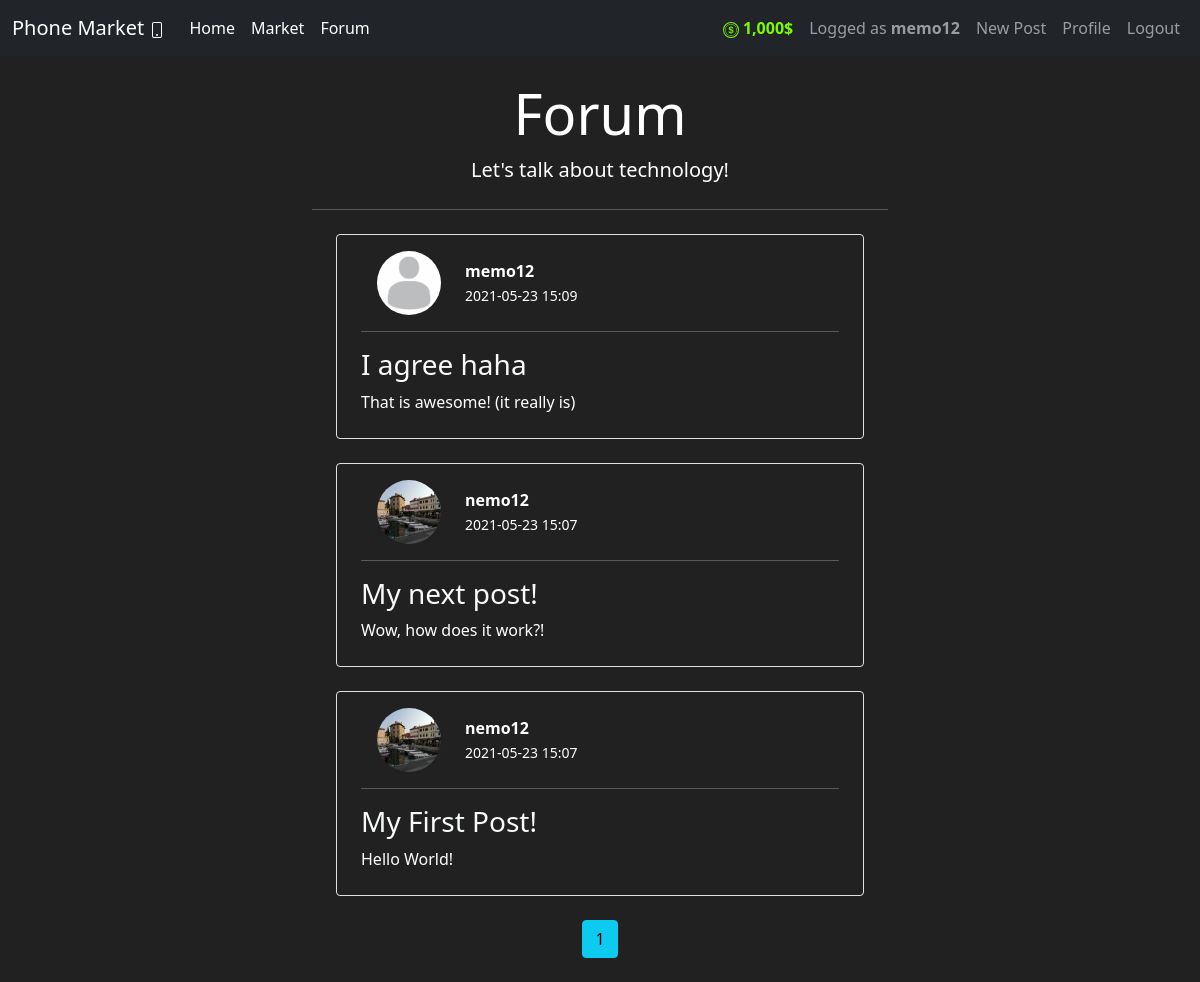
The app's page /forum (signed in), older data.
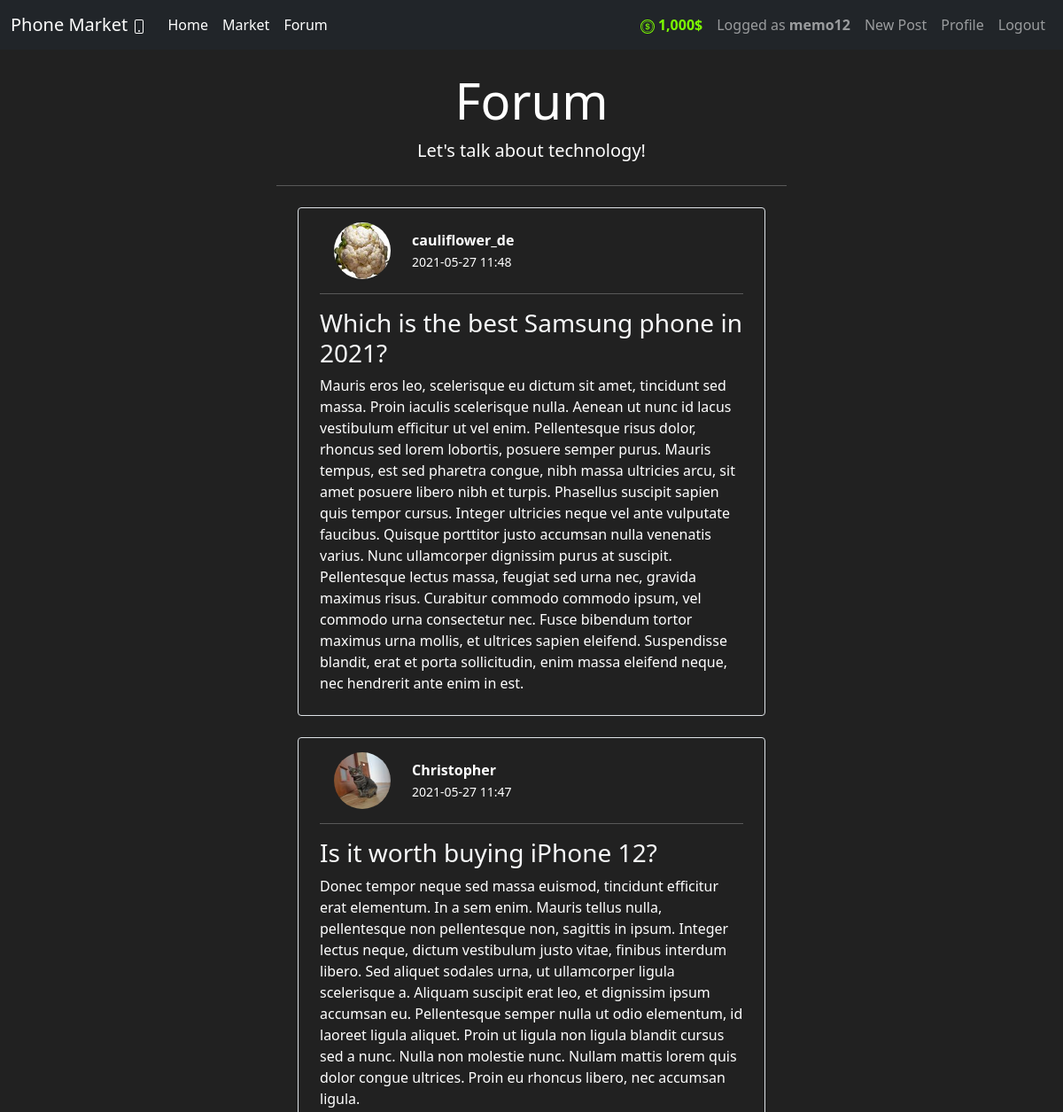
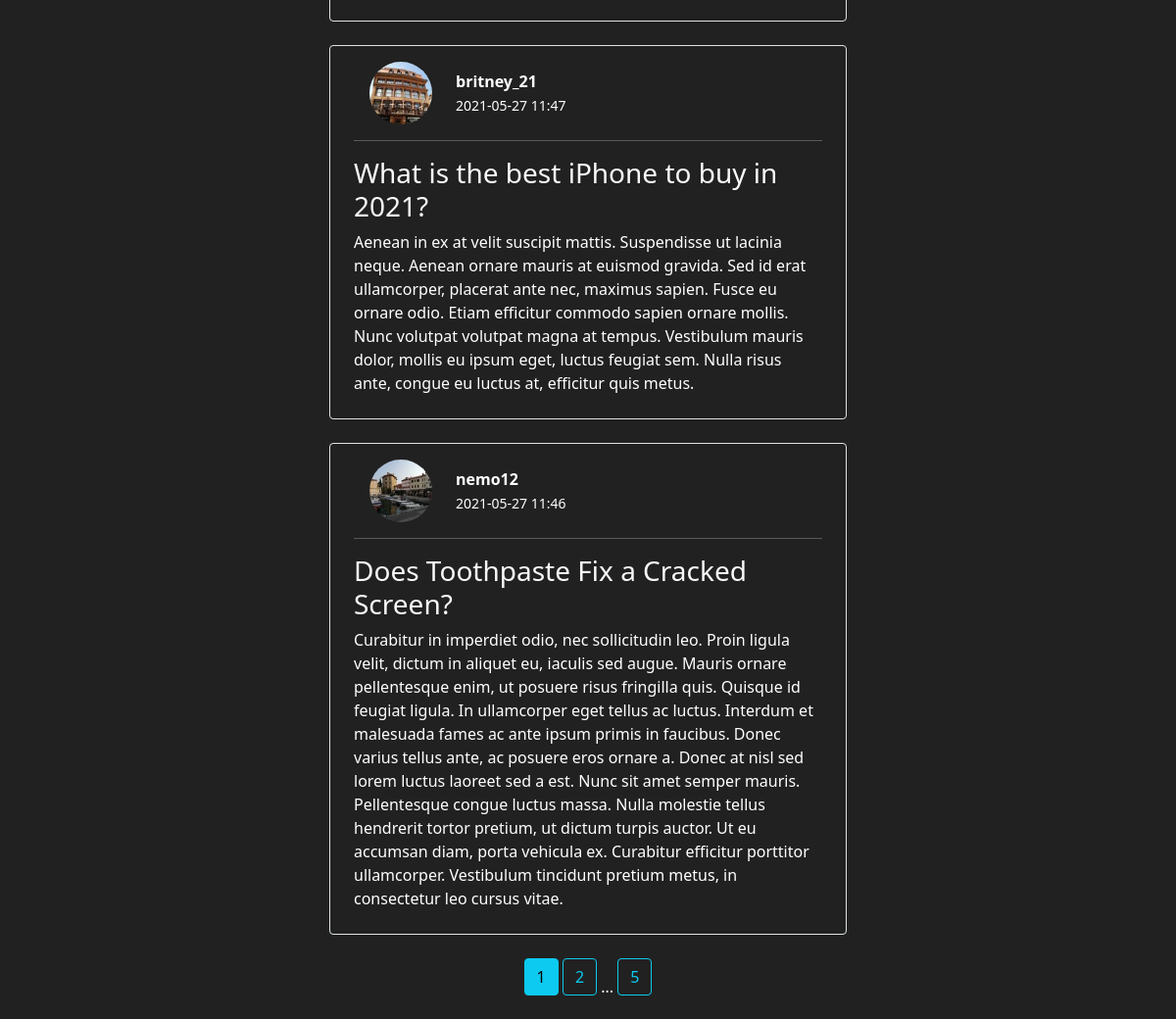
The same page, newer data (2 pictures, top to bottom).
### market/models.py (models this page shows, shortened)
class User(db.Model, UserMixin):
    id = db.Column(db.Integer(), primary_key=True)
    username = db.Column(db.String(length=30), nullable=False, unique=True)
    email_address = db.Column(db.String(length=50), nullable=False, unique=True)
    password_hash = db.Column(db.String(length=60), nullable=False)
    budget = db.Column(db.Integer(), nullable=False, default=1000)
    image_file = db.Column(db.Integer(), nullable=False, server_default='default-profile-pic.jpg')
    items = db.relationship('Item', backref='owned_user', lazy=True)
    posts = db.relationship('Post', backref='author', lazy=True)
    @property
    def prettier_budget(self):
        if len(str(self.budget)) >= 4:
            return f'{str(self.budget)[:-3]},{str(self.budget)[-3:]}$'
        return f'{self.budget}$'
    @property
    def password(self):
        return self.password

class Post(db.Model):
    id = db.Column(db.Integer(), primary_key=True)
    title = db.Column(db.String(100), nullable=False)
    time_created = db.Column(db.DateTime(timezone=True), server_default=func.now())
    content = db.Column(db.Text, nullable=False)
    user_id = db.Column(db.Integer, db.ForeignKey('user.id'), nullable=False)

### market/routes.py (the view)
@app.route('/forum')
@login_required
def forum_page():
    page = request.args.get('page', 1, type=int)
    posts = Post.query.order_by(Post.time_created.desc()).paginate(page=page, per_page=4)
    return render_template('forum.html', posts=posts)

### market/models.py (called while the page is built)
@login_manager.user_loader
def load_user(user_id):
    return User.query.get(int(user_id))

### market/templates/forum.html (shortened to what this page needs)
{% extends 'base.html' %}
{% block content %}
<div class="container w-50">
  <div class="jumbotron text-center">
    <h1 class="display-4">Forum</h1>
    <p class="lead">Let's talk about technology!</p>
    <hr class="my-4">
  </div>
  {% for post in posts.items %}
  <div class="media m-4 p-3 border rounded">
    <img class="mx-4 rounded-circle float-start",
     src="{{ url_for('static', filename='/profile_pics/' + post.author.image_file) }}",
     alt="Generic placeholder image",
     style="width:64px;height:64px">
     <div class="media-body m-2">
       <b>{{ post.author.username }}</b>
       <br>
       <small>{{ post.time_created.strftime("%Y-%m-%d %H:%M") }}</small>
       <hr class="mt-4">
      <h3 class="mt-0"><a class="text-light text-decoration-none" href="{{ url_for('post_page', post_id=post.id) }}">{{ post.title }} </a></h3>
      {{ post.content }}
    </div>
   </div>
   {% endfor %}
   <div class="text-center">
  {% for page_num in posts.iter_pages(left_edge=1, right_edge=1, left_current=1, right_current=2) %}
  {% if page_num %}
    {% if posts.page == page_num %}
      <a href="{{ url_for('forum_page', page=page_num) }}" class="btn btn-info mb-4">{{ page_num }}</a>
      {% else %}
      <a href="{{ url_for('forum_page', page=page_num) }}" class="btn btn-outline-info mb-4">{{ page_num }}</a>
      {% endif %}
  {% else %}
   ...
  {% endif %}
  {% endfor %}
</div>
</div>
{% endblock %}

### market/templates/base.html (shortened to what this page needs)
<!DOCTYPE html>
<html lang="en">
  <head>
    <link
      href="https://cdn.jsdelivr.net/npm/bootstrap@5.0.0-beta3/dist/css/bootstrap.min.css"
      rel="stylesheet"
    />
  </head>
  <body>
    <nav class="navbar navbar-expand-lg navbar-dark bg-dark">
      <div class="container-fluid">
        <a class="navbar-brand" href="{{ url_for('home_page') }}">
          Phone Market
        </a>
        <div class="collapse navbar-collapse" id="navbarSupportedContent">
          <ul class="navbar-nav me-auto mb-2 mb-lg-0">
            <li class="nav-item">
              <a class="nav-link active" aria-current="page" href="{{ url_for('home_page') }}">Home</a>
            </li>
            <li class="nav-item">
              <a class="nav-link active" aria-current="page" href="{{ url_for('market_page') }}">Market</a>
            </li>
            <li class="nav-item">
              <a class="nav-link active" aria-current="page" href="{{ url_for('forum_page') }}">Forum</a>
            </li>
          </ul>
          <ul class="navbar-nav mb-2 mb-lg-0">
            {% if current_user.is_authenticated %}
            <li class="nav-item">
              <a class="nav-link" style="color: lawngreen; font-weight: bold;">
                {{ current_user.prettier_budget }}
              </a>
            </li>
            <li class="nav-item">
              <a class="nav-link" href="{{ url_for('account_page') }}">
                Logged as <strong>{{ current_user.username }}</strong>
              </a>
            </li>
            <li class="nav-item">
              <a class="nav-link" href="{{ url_for('new_post') }}">New Post</a>
            </li>
            <li class="nav-item">
              <a class="nav-link" href="{{ url_for('account_page') }}">Profile</a>
            </li>
            <li class="nav-item">
              <a class="nav-link" href="{{ url_for('logout_page') }}">Logout</a>
            </li>
            {% endif %}
          </ul>
        </div>
      </div>
    </nav>
    <br>
    {% block content %}
    {% endblock %}
  </body>
</html>

### market/templates/base.html (style rules this page uses)
body { background-color: #212121; color: white; }

Row changes from the older to the newer data that the page shows:
no longer on this page (row edited): Post: image_file (placeholder picture), author.username "memo12", time_created "2021-05-23 15:09", title "I agree haha", content "That is awesome! (it really is)"
no longer on this page (row edited): Post: image_file (picture), author.username "nemo12", time_created "2021-05-23 15:07", title "My next post!", content "Wow, how does it work?!"
no longer on this page (row edited): Post: image_file (picture), author.username "nemo12", time_created "2021-05-23 15:07", title "My First Post!", content "Hello World!"
added Post: image_file (picture), author.username "cauliflower_de", time_created "2021-05-27 11:48", title "Which is the best Samsung phone in 2021?", content "Mauris eros leo, scelerisque eu dictum sit amet, tincidunt sed massa. Proin iaculis scelerisque nulla. Aenean ut nunc id lacus vestibulum efficitur ut vel enim. Pellentesque risus dolor, rhoncus sed lorem lobortis, posuere semper purus. Mauris tempus, est sed pharetra congue, nibh massa ultricies arcu, sit amet posuere libero nibh et turpis. Phasellus suscipit sapien quis tempor cursus. Integer ultricies neque vel ante vulputate faucibus. Quisque porttitor justo accumsan nulla venenatis varius. Nunc ullamcorper dignissim purus at suscipit. Pellentesque lectus massa, feugiat sed urna nec, gravida maximus risus. Curabitur commodo commodo ipsum, vel commodo urna consectetur nec. Fusce bibendum…"
added Post: image_file (picture), author.username "Christopher", time_created "2021-05-27 11:47", title "Is it worth buying iPhone 12?", content "Donec tempor neque sed massa euismod, tincidunt efficitur erat elementum. In a sem enim. Mauris tellus nulla, pellentesque non pellentesque non, sagittis in ipsum. Integer lectus neque, dictum vestibulum justo vitae, finibus interdum libero. Sed aliquet sodales urna, ut ullamcorper ligula scelerisque a. Aliquam suscipit erat leo, et dignissim ipsum accumsan eu. Pellentesque semper nulla ut odio elementum, id laoreet ligula aliquet. Proin ut ligula non ligula blandit cursus sed a nunc. Nulla non molestie nunc. Nullam mattis lorem quis dolor congue ultrices. Proin eu rhoncus libero, nec accumsan ligula."
added Post: image_file (picture), author.username "britney_21", time_created "2021-05-27 11:47", title "What is the best iPhone to buy in 2021?", content "Aenean in ex at velit suscipit mattis. Suspendisse ut lacinia neque. Aenean ornare mauris at euismod gravida. Sed id erat ullamcorper, placerat ante nec, maximus sapien. Fusce eu ornare odio. Etiam efficitur commodo sapien ornare mollis. Nunc volutpat volutpat magna at tempus. Vestibulum mauris dolor, mollis eu ipsum eget, luctus feugiat sem. Nulla risus ante, congue eu luctus at, efficitur quis metus."
added Post: image_file (picture), author.username "nemo12", time_created "2021-05-27 11:46", title "Does Toothpaste Fix a Cracked Screen?", content "Curabitur in imperdiet odio, nec sollicitudin leo. Proin ligula velit, dictum in aliquet eu, iaculis sed augue. Mauris ornare pellentesque enim, ut posuere risus fringilla quis. Quisque id feugiat ligula. In ullamcorper eget tellus ac luctus. Interdum et malesuada fames ac ante ipsum primis in faucibus. Donec varius tellus ante, ac posuere eros ornare a. Donec at nisl sed lorem luctus laoreet sed a est. Nunc sit amet semper mauris. Pellentesque congue luctus massa. Nulla molestie tellus hendrerit tortor pretium, ut dictum turpis auctor. Ut eu accumsan diam, porta vehicula ex. Curabitur efficitur porttitor ullamcorper. Vestibulum tincidunt pretium metus, in consectetur leo cursus vitae."
Text that changed along with them:
new list line: "2"
new list line: "5"
